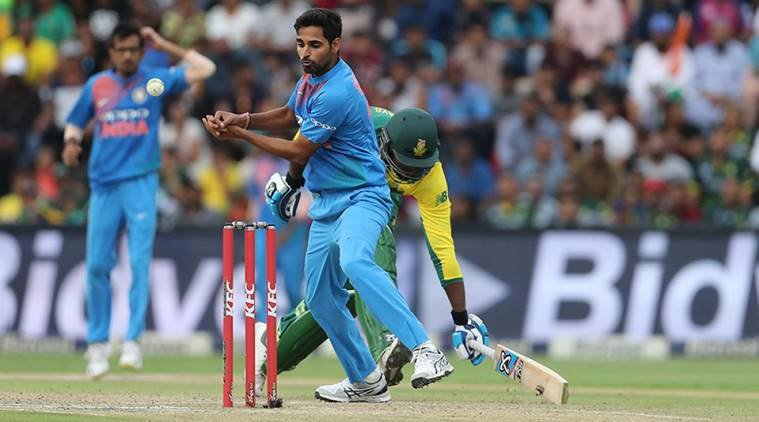
#> input picture EvolvFit/DataSet/Images/Bhuvneshwar_Kumar/0061d197a2.jpg, 759 x 422 px, found by its file name; its folder holds only this picture in this run
$ python Training_Dataset.py
#> lines starting #> are read from the running program, lines starting #| are printed output that depends on the picture
#Importing required Libraries
import numpy as np
import matplotlib.pyplot as plt
import os
import cv2
import random
import pickle

#Defining Data Directory and Categories
DATADIR = "C:/EvolvFit/Dataset/Images"
CATEGORIES = ["Bhuvneshwar_Kumar", "Dinesh_Karthik", "Hardik_Pandya", "Jasprit_Bumrah", "K._L._Rahul", "Kedar_Jadhav", "Kuldeep_Yadav", "Mohammed_Shami", "MS_Dhoni", "Ravindra_Jadeja", "Rohit_Sharma", "Shikhar_Dhawan", "Vijay_Shankar", "Virat_Kohli", "Yuzvendra_Chahal"]

#Normalising Data - Setting Images to be 100x100
IMG_SIZE = 200

#Creating Dataset - Mapping Category to respective Image Folder
training_data = []
def create_training_data():
    for category in CATEGORIES:
        path = os.path.join(DATADIR, category)
        class_num = CATEGORIES.index(category)/15
        for img in os.listdir(path):
            try:
                img_array = cv2.imread(os.path.join(path,img), cv2.IMREAD_GRAYSCALE)
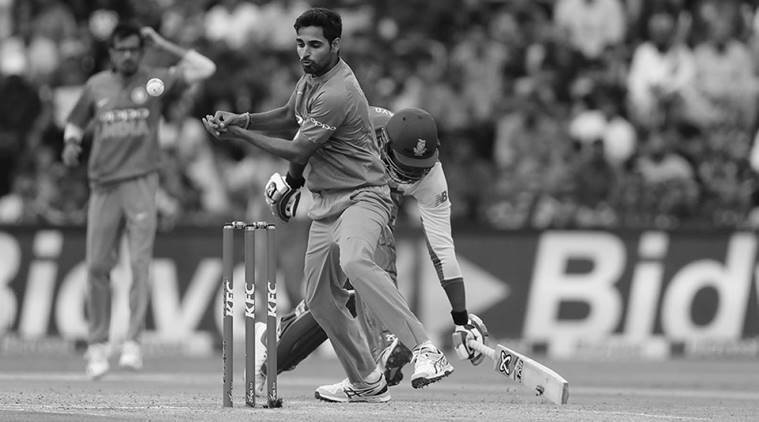
#> img_array: shape (422, 759); min 0, max 255, mean 119.5
                new_array = cv2.resize(img_array, (IMG_SIZE, IMG_SIZE))
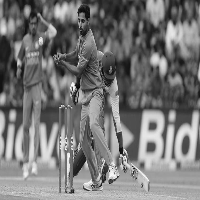
#> new_array: shape (200, 200); min 1, max 251, mean 119.4
                training_data.append([new_array, class_num])
            except Exception as e:
                pass
#> pass 2 of the loop in create_training_data, `for category in CATEGORIES:`:
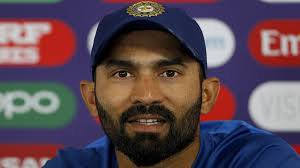
#> input picture EvolvFit/DataSet/Images/Dinesh_Karthik/014c84697e.jpg, 300 x 168 px, found by its file name
#> in create_training_data, `img_array = cv2.imread(os.path.join(path,img), cv2.IMREAD_GRAYSCALE)`:
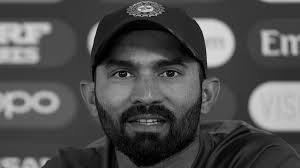
#> img_array: shape (168, 300); min 0, max 228, mean 78.6
#> in create_training_data, `new_array = cv2.resize(img_array, (IMG_SIZE, IMG_SIZE))`:
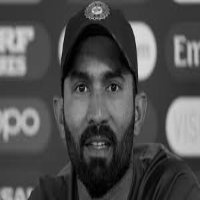
#> new_array: shape (200, 200); min 0, max 222, mean 78.5
#> (the run stopped early here; a loop or call above may not have finished)
